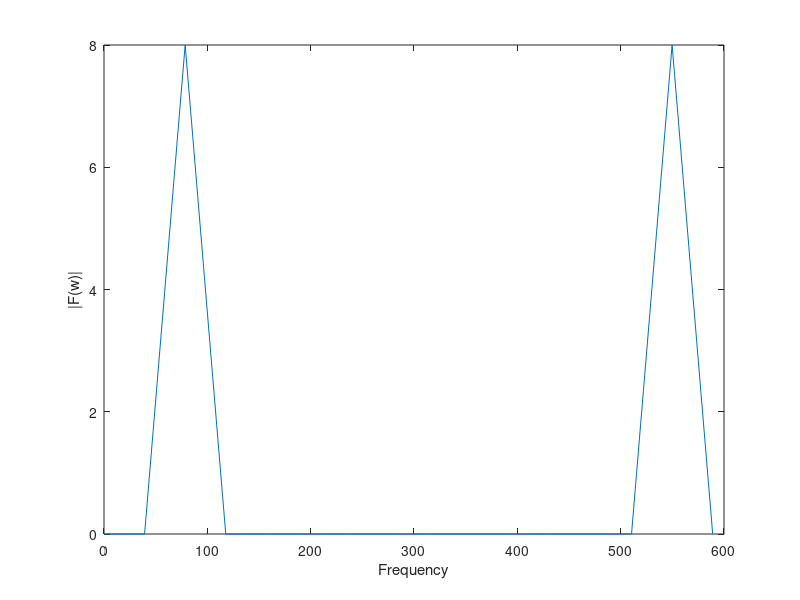

This chart was generated by the following MATLAB code:
delta_t=0.01;
N=16;
t=(0:N-1)*delta_t;

f=cos(25*pi*t);

F=zeros(1, N);
for k=1:N;
    for n=1:N;
        F(k) = F(k)+f(n)*exp(-1i*2*pi*(k-1)*(n-1)/N);
    endfor
endfor
w=(0:N-1)*(2*pi/(N*delta_t))

plot(w, abs(F));
xlabel('Frequency');
ylabel('|F(w)|');